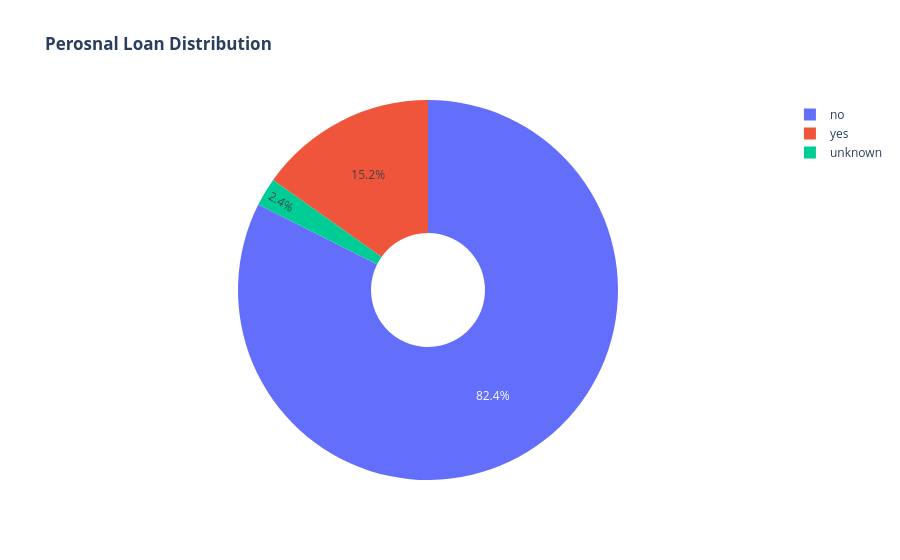

Source (notebook cell):
### Code cell
out_dir = 'Report\\EDA\\00_Univariant_Analysis\\Pie_charts'

if out_dir and not os.path.exists(out_dir):
    os.makedirs(out_dir)

labels = df['loan'].unique()
values = df['loan'].value_counts()

fig = go.Figure(data=[go.Pie(labels=labels, values=values, hole=.3)])
fig.update_layout(title_text="<b>Perosnal Loan Distribution</b>")
fig.write_image(os.path.join(out_dir, "Perosnal Loan Distribution.png"))

fig.show()

### Figure 1 — Plotly figure (JSON) as saved in the notebook; plotly's stock layout.template omitted (floating-point values rounded to 4 significant figures)
{"data": [{"hole": 0.3, "labels": ["no", "yes", "unknown"], "type": "pie", "values": [33938, 6248, 990]}], "layout": {"title": {"text": "<b>Perosnal Loan Distribution</b>"}}}
